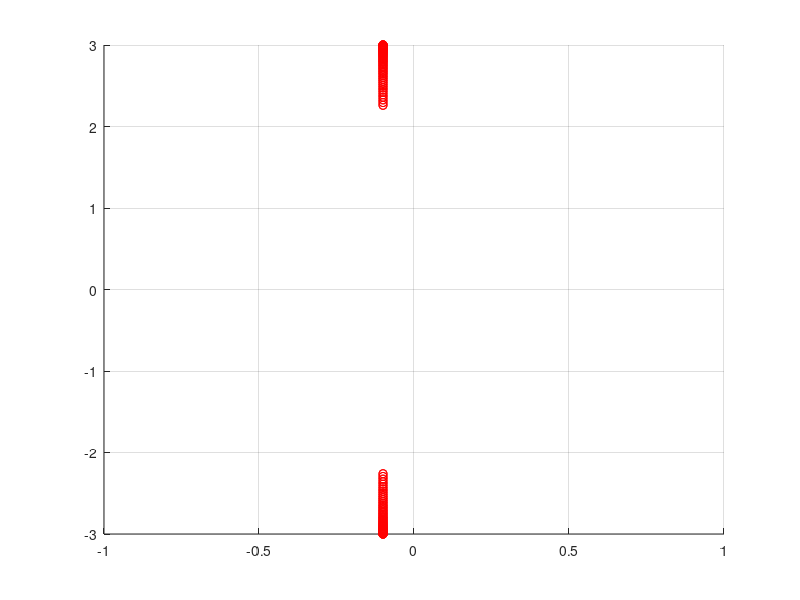

The MATLAB source for this figure:
clear
close all
clc

%% Dynamics
A1 = [1.6 2; -4 -1.8];
A2 = [-1.8 4; -2 1.6];
nx = size(A1,1);

% a
alpha = 0:0.01:1;
As = zeros(nx,nx,length(alpha));
for i = 1:length(alpha)
    As(:,:,i) = alpha(i)*A1 + (1-alpha(i))*A2;
end

figure
hold on
for i = 1:length(alpha)
    plot(eig(As(:,:,i)),'ro')
end
xlim([-1,1])
ylim([-3,3])
grid on

%% c
tau1 = 0:0.1:1.5;
tau2 = tau1;

stabAk = zeros(length(tau1),length(tau2),1);
for p = 1:length(tau1)
    for q = 1:length(tau2)
        Ak = exp(A2*tau2(q)) * exp(A1*tau1(p))
        Ak = (eye(nx) + A2*tau2(q))*(eye(nx) + A1*tau1(p))
        eigAk = eig(Ak);
        if abs(eigAk(1)) < 1 && abs(eigAk(2)) < 1
            stabAk(p,q,:) = 1; % Schur stable
        else
            stabAk(p,q,:) = 0; % unstable
        end
    end
end